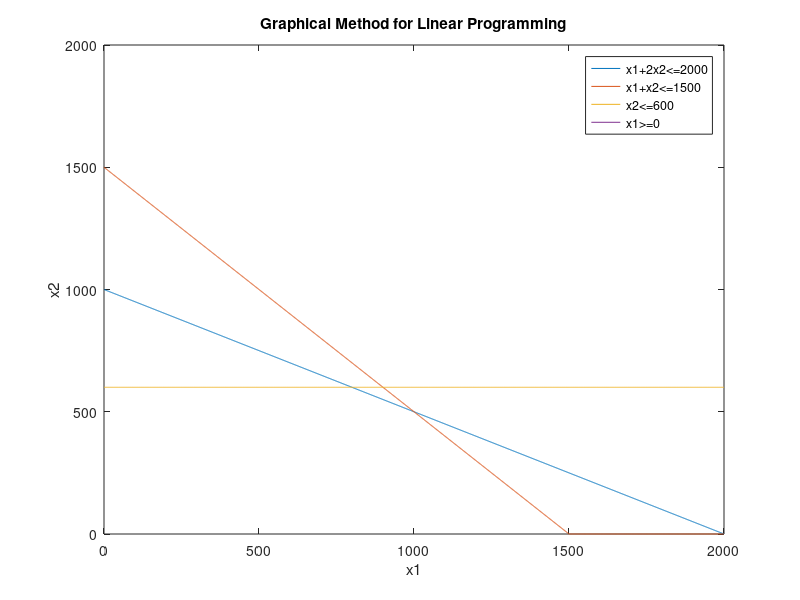

Reproduce this figure in MATLAB.
clc
clear

% Define the problem
A = [1 2; 1 1; 0 1; -1 0];
B = [2000; 1500; 600; 0];
C = [3 5];

% Find the maximum value of B for plotting
v = max(B);

% Plot the constraints
x1 = 0:v;
x2 = zeros(size(A,1), v+1);
for i = 1:size(A,1)
    x2(i,:) = (B(i) - (A(i,1) .* x1)) ./ A(i,2);
    x2(i,:) = max(0, x2(i,:));
    plot(x1, x2(i,:));
    hold on
end

% Add labels and legend to the plot
xlabel('x1')
ylabel('x2')
title('Graphical Method for Linear Programming')
legend('x1+2x2<=2000', 'x1+x2<=1500', 'x2<=600', 'x1>=0', 'x2>=0')

% Find the corner points
A_corners = [A; eye(size(A,2))];
B_corners = [B; zeros(size(A,2), 1)];

corners = [];
for i = 1:size(A_corners,1)-1
    for j = i+1:size(A_corners,1)
        A3 = [A_corners(i,:); A_corners(j,:)];
        B3 = [B_corners(i); B_corners(j)];
        if det(A3) == 0
            continue
        end
        X = A3 \ B3;
        corners = [corners, X];
    end
end

% Remove corner points outside of feasible region (not mandatory)
outside = corners(1,:) < 0 | corners(2,:) < 0 | A * corners > B;
if any(outside)
    corners(:, outside) = [];
end

% Evaluate the objective function at each corner point
Z = C * corners;

% Find the optimal solution
[optimal_value, idx] = max(Z);
optimal_point = corners(:,idx);

% Display the results
fprintf('Optimal point: (%0.2f, %0.2f)\n', optimal_point(1), optimal_point(2))
fprintf('Optimal value of Z: %0.2f\n', optimal_value)
